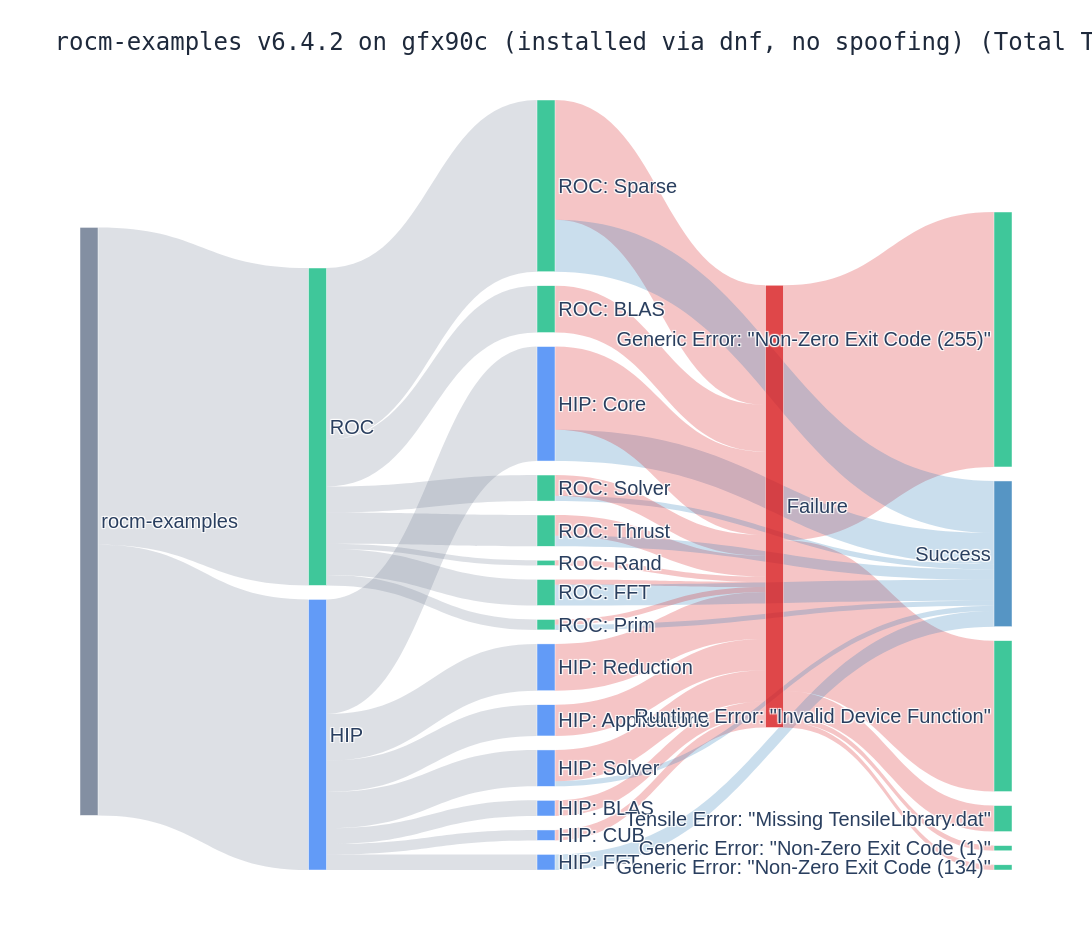

This figure's notebook cell:
### Code cell
import os
from collections import defaultdict

import pandas as pd
import plotly.graph_objects as go
import seaborn as sns
import matplotlib.pyplot as plt

# -------------------------------------------------------------------------
# Load and Clean Benchmark Records
# -------------------------------------------------------------------------
csv_path = "/home/netherquark/Soham/Soham/Coding/AMD/ROCm/Experiments/rocm-examples from src/benchmark_results.csv"
if not os.path.exists(csv_path):
    raise FileNotFoundError(f"Missing '{csv_path}'.")

df = pd.read_csv(csv_path, sep="|")
df["error_category"] = df["error_category"].fillna("Unknown Error")

# -------------------------------------------------------------------------
# Helpers: type + subcategory classification
# -------------------------------------------------------------------------
def benchmark_type(binary: str) -> str:
    # Simple rule: roc* -> ROC, everything else -> HIP
    return "ROC" if binary.startswith("roc") else "HIP"

def benchmark_subcategory(binary: str) -> str:
    prefix = binary.split("_")[0]

    # Human-friendly labels, kept unique once combined with type
    labels = {
        "hip": "Core",
        "applications": "Applications",
        "reduction": "Reduction",
        "hipblas": "BLAS",
        "hipcub": "CUB",
        "hipfft": "FFT",
        "hipsolver": "Solver",
        "rocblas": "BLAS",
        "rocfft": "FFT",
        "rocprim": "Prim",
        "rocrand": "Rand",
        "rocsolver": "Solver",
        "rocsparse": "Sparse",
        "rocthrust": "Thrust",
    }
    return labels.get(prefix, prefix.capitalize())

df["benchmark_type"] = df["binary"].apply(benchmark_type)
df["subcategory"] = df["binary"].apply(benchmark_subcategory)

# -------------------------------------------------------------------------
# Build Sankey flows:
# rocm-examples -> HIP/ROC -> type:subcategory -> Success/Failure -> error_category
# -------------------------------------------------------------------------
root_node = "rocm-examples"
success_node = "Success"
failure_node = "Failure"

nodes = [root_node, success_node, failure_node]
flows = []

def sub_node_name(t: str, s: str) -> str:
    return f"{t}: {s}"

for _, row in df.iterrows():
    t = row["benchmark_type"]              # HIP / ROC
    s = row["subcategory"]                 # BLAS / Sparse / etc.
    sub_node = sub_node_name(t, s)

    nodes.extend([t, sub_node])

    # Root -> type
    flows.append((root_node, t, 1))
    # Type -> subcategory
    flows.append((t, sub_node, 1))

    if row["status"] == "Success":
        # Subcategory -> Success
        flows.append((sub_node, success_node, 1))
    else:
        err = row["error_category"]
        nodes.append(err)
        # Subcategory -> Failure -> error category
        flows.append((sub_node, failure_node, 1))
        flows.append((failure_node, err, 1))

# Deduplicate node labels while preserving order
unique_nodes = list(dict.fromkeys(nodes))
node_indices = {name: idx for idx, name in enumerate(unique_nodes)}

# Aggregate identical links
aggregated_flows = defaultdict(int)
for src, tgt, val in flows:
    aggregated_flows[(node_indices[src], node_indices[tgt])] += val

plotly_sources = []
plotly_targets = []
plotly_values = []
for (s_idx, t_idx), val in aggregated_flows.items():
    plotly_sources.append(s_idx)
    plotly_targets.append(t_idx)
    plotly_values.append(val)

# -------------------------------------------------------------------------
# Colors
# -------------------------------------------------------------------------
color_map = {
    "neutral": "rgba(100, 116, 139, 0.80)",
    "hip": "rgba(59, 130, 246, 0.80)",
    "roc": "rgba(16, 185, 129, 0.80)",
    "success": "rgba(44, 123, 182, 0.80)",
    "failure": "rgba(215, 25, 28, 0.80)",
    "error": "rgba(239, 68, 68, 0.70)",
    "flow_success": "rgba(44, 123, 182, 0.25)",
    "flow_failure": "rgba(215, 25, 28, 0.25)",
}

node_colors = []
for name in unique_nodes:
    if name == root_node:
        node_colors.append(color_map["neutral"])
    elif name == success_node:
        node_colors.append(color_map["success"])
    elif name == failure_node:
        node_colors.append(color_map["failure"])
    elif name in ("HIP", "ROC"):
        node_colors.append(color_map["hip"] if name == "HIP" else color_map["roc"])
    elif ": " in name:
        # type:subcategory nodes
        node_colors.append(color_map["hip"] if name.startswith("HIP:") else color_map["roc"])
    else:
        # error categories
        node_colors.append(color_map["error"])

link_colors = []
for s_idx, t_idx in zip(plotly_sources, plotly_targets):
    source_name = unique_nodes[s_idx]
    target_name = unique_nodes[t_idx]

    if target_name in (success_node,) or source_name == success_node:
        link_colors.append(color_map["flow_success"])
    elif target_name == failure_node or source_name == failure_node or target_name in df["error_category"].unique():
        link_colors.append(color_map["flow_failure"])
    else:
        # root -> type, type -> subcategory
        link_colors.append("rgba(100, 116, 139, 0.22)")

# -------------------------------------------------------------------------
# Sankey figure
# -------------------------------------------------------------------------
fig = go.Figure(
    data=[
        go.Sankey(
            node=dict(
                pad=14,
                thickness=18,
                line=dict(color="rgba(255, 255, 255, 0.9)", width=0.5),
                label=unique_nodes,
                color=node_colors,
            ),
            link=dict(
                source=plotly_sources,
                target=plotly_targets,
                value=plotly_values,
                color=link_colors,
            ),
        )
    ]
)

fig.update_layout(
    title_text=f"rocm-examples v6.4.2 on gfx90c (installed via dnf, no spoofing) (Total Tests: {len(df)})",
    title_font=dict(size=24, family="Adwaita Mono, monospace", color="#1e293b"),
    font_size=20,
    font_family="Adwaita Sans, sans-serif",
    width=1400,
    height=950,
    plot_bgcolor="white",
    paper_bgcolor="white",
)

sankey_output = "rocm_type_subcategory_outcome_sankey.png"
fig.write_image(sankey_output, scale=2)
print(f"Sankey saved to: {sankey_output}")
fig.show()

# -------------------------------------------------------------------------
# Separate seaborn chart for successful runtime only
# -------------------------------------------------------------------------
success_df = df[df["status"] == "Success"].copy()
success_df = success_df.sort_values("execution_time_ms", ascending=True)

sns.set_theme(style="whitegrid")
plt.rcParams["font.family"] = "Adwaita Sans"

plt.figure(figsize=(14, max(6, 0.32 * len(success_df))))
ax = sns.barplot(
    data=success_df,
    y="binary",
    x="execution_time_ms",
    order=success_df["binary"],
)

ax.set_title(
    f"Execution Time for Successful Benchmarks (n={len(success_df)})",
    fontsize=16,
)
ax.set_xlabel("Execution Time (ms)")
ax.set_ylabel("Benchmark")

# Optional value labels
for container in ax.containers:
    ax.bar_label(container, fmt="%.0f", padding=3, fontsize=8)

plt.tight_layout()
runtime_output = "rocm_success_runtime_seaborn.png"
plt.savefig(runtime_output, dpi=200, bbox_inches="tight")
print(f"Runtime chart saved to: {runtime_output}")
plt.show()

### Figure 1 — Plotly figure (JSON) as saved in the notebook; plotly's stock layout.template omitted (floating-point values rounded to 4 significant figures)
{"data": [{"link": {"color": ["rgba(100, 116, 139, 0.22)", "rgba(100, 116, 139, 0.22)", "rgba(215, 25, 28, 0.25)", "rgba(215, 25, 28, 0.25)", "rgba(215, 25, 28, 0.25)", "rgba(100, 116, 139, 0.22)", "rgba(44, 123, 182, 0.25)", "rgba(215, 25, 28, 0.25)", "rgba(215, 25, 28, 0.25)", "rgba(100, 116, 139, 0.22)", "rgba(215, 25, 28, 0.25)", "rgba(215, 25, 28, 0.25)", "rgba(100, 116, 139, 0.22)", "rgba(215, 25, 28, 0.25)", "rgba(100, 116, 139, 0.22)", "rgba(44, 123, 182, 0.25)", "rgba(100, 116, 139, 0.22)", "rgba(44, 123, 182, 0.25)", "rgba(215, 25, 28, 0.25)", "rgba(100, 116, 139, 0.22)", "rgba(215, 25, 28, 0.25)", "rgba(100, 116, 139, 0.22)", "rgba(100, 116, 139, 0.22)", "rgba(215, 25, 28, 0.25)", "rgba(100, 116, 139, 0.22)", "rgba(215, 25, 28, 0.25)", "rgba(44, 123, 182, 0.25)", "rgba(100, 116, 139, 0.22)", "rgba(44, 123, 182, 0.25)", "rgba(215, 25, 28, 0.25)", "rgba(100, 116, 139, 0.22)", "rgba(215, 25, 28, 0.25)", "rgba(215, 25, 28, 0.25)", "rgba(100, 116, 139, 0.22)", "rgba(44, 123, 182, 0.25)", "rgba(215, 25, 28, 0.25)", "rgba(100, 116, 139, 0.22)", "rgba(215, 25, 28, 0.25)", "rgba(44, 123, 182, 0.25)", "rgba(100, 116, 139, 0.22)", "rgba(215, 25, 28, 0.25)", "rgba(44, 123, 182, 0.25)"], "source": [0, 3, 4, 2, 2, 3, 7, 7, 2, 3, 9, 2, 3, 11, 3, 12, 3, 13, 13, 3, 14, 0, 15, 16, 15, 17, 17, 15, 18, 18, 15, 19, 2, 15, 21, 21, 15, 22, 22, 15, 23, 23], "target": [3, 4, 2, 5, 6, 7, 1, 2, 8, 9, 2, 10, 11, 2, 12, 1, 13, 1, 2, 14, 2, 15, 16, 2, 17, 2, 1, 18, 1, 2, 19, 2, 20, 21, 1, 2, 22, 2, 1, 23, 2, 1], "value": [52, 6, 6, 29, 49, 22, 6, 16, 1, 3, 3, 5, 2, 2, 3, 3, 7, 1, 6, 9, 9, 61, 9, 9, 5, 1, 4, 2, 1, 1, 1, 1, 1, 5, 1, 4, 33, 23, 10, 6, 4, 2]}, "node": {"color": ["rgba(100, 116, 139, 0.80)", "rgba(44, 123, 182, 0.80)", "rgba(215, 25, 28, 0.80)", "rgba(59, 130, 246, 0.80)", "rgba(59, 130, 246, 0.80)", "rgba(16, 185, 129, 0.80)", "rgba(16, 185, 129, 0.80)", "rgba(59, 130, 246, 0.80)", "rgba(16, 185, 129, 0.80)", "rgba(59, 130, 246, 0.80)", "rgba(16, 185, 129, 0.80)", "rgba(59, 130, 246, 0.80)", "rgba(59, 130, 246, 0.80)", "rgba(59, 130, 246, 0.80)", "rgba(59, 130, 246, 0.80)", "rgba(16, 185, 129, 0.80)", "rgba(16, 185, 129, 0.80)", "rgba(16, 185, 129, 0.80)", "rgba(16, 185, 129, 0.80)", "rgba(16, 185, 129, 0.80)", "rgba(16, 185, 129, 0.80)", "rgba(16, 185, 129, 0.80)", "rgba(16, 185, 129, 0.80)", "rgba(16, 185, 129, 0.80)"], "label": ["rocm-examples", "Success", "Failure", "HIP", "HIP: Applications", "Runtime Error: \"Invalid Device Function\"", "Generic Error: \"Non-Zero Exit Code (255)\"", "HIP: Core", "Generic Error: \"Non-Zero Exit Code (1)\"", "HIP: BLAS", "Tensile Error: \"Missing TensileLibrary.dat\"", "HIP: CUB", "HIP: FFT", "HIP: Solver", "HIP: Reduction", "ROC", "ROC: BLAS", "ROC: FFT", "ROC: Prim", "ROC: Rand", "Generic Error: \"Non-Zero Exit Code (134)\"", "ROC: Solver", "ROC: Sparse", "ROC: Thrust"], "line": {"color": "rgba(255, 255, 255, 0.9)", "width": 0.5}, "pad": 14, "thickness": 18}, "type": "sankey"}], "layout": {"font": {"family": "Adwaita Sans, sans-serif", "size": 20}, "height": 950, "paper_bgcolor": "white", "plot_bgcolor": "white", "title": {"font": {"color": "#1e293b", "family": "Adwaita Mono, monospace", "size": 24}, "text": "rocm-examples v6.4.2 on gfx90c (installed via dnf, no spoofing) (Total Tests: 113)"}, "width": 1400}}
